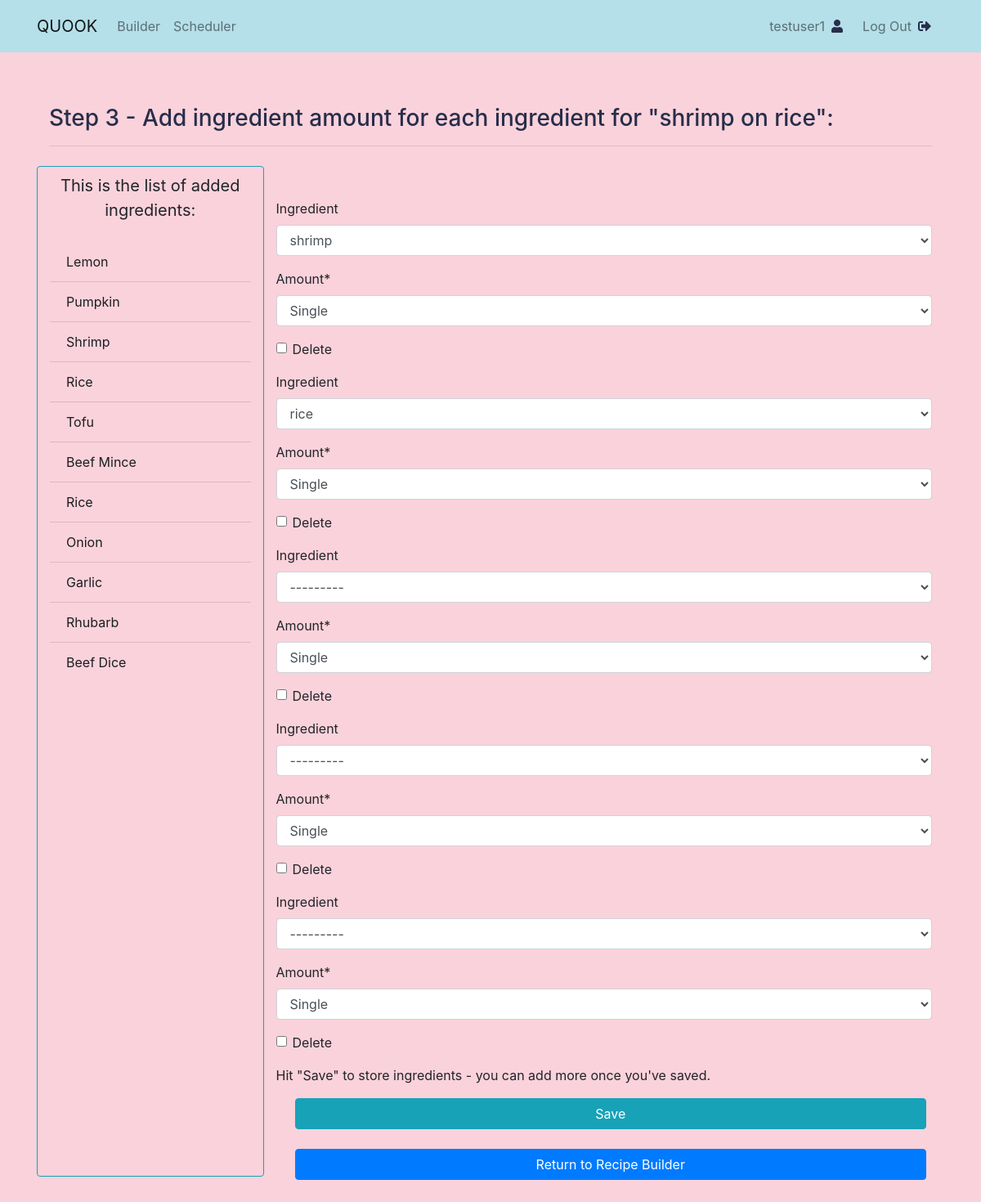
Page /add/ingredient_amount/1/ (signed in) on the earlier database version.
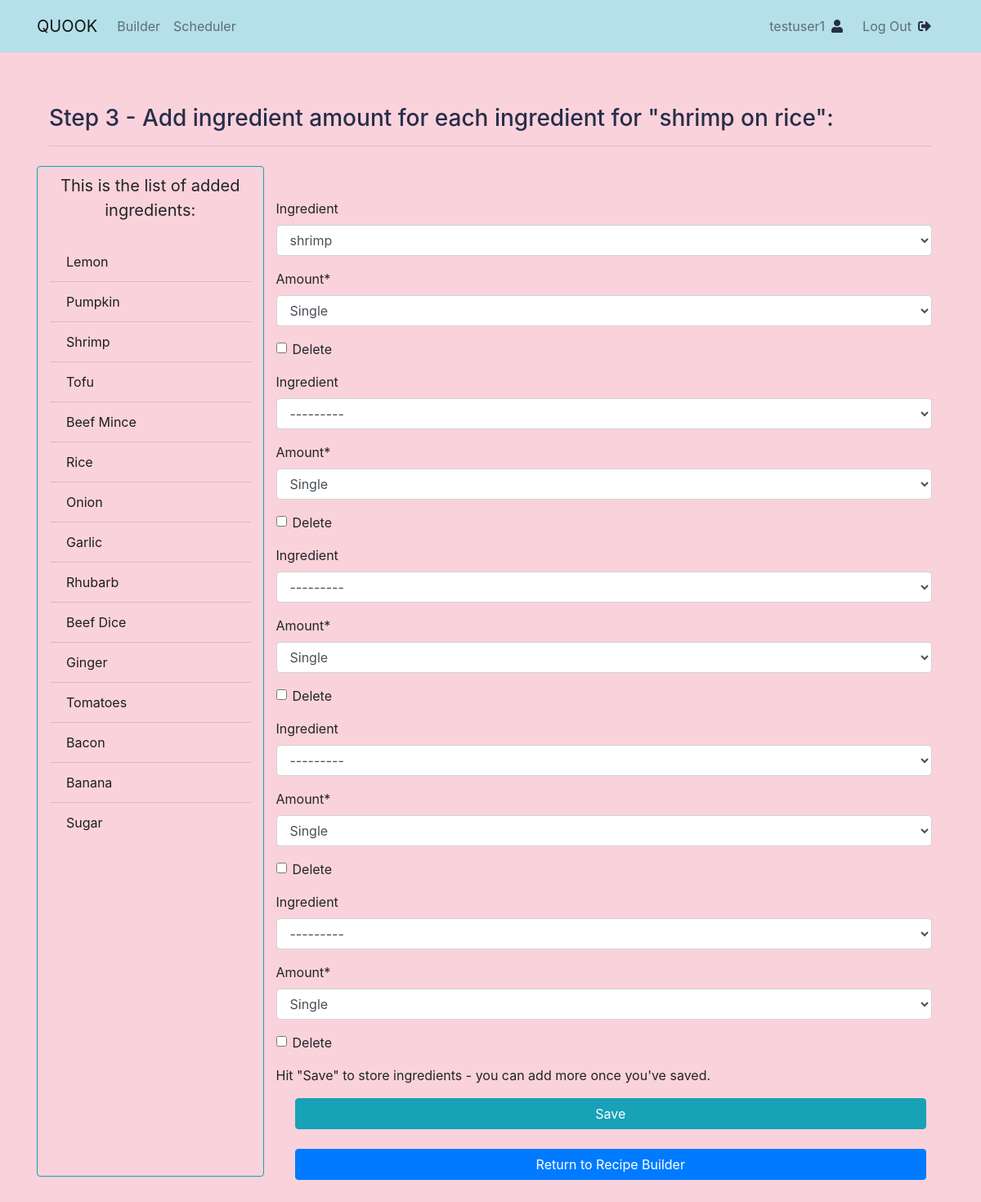
Same page on the later database version.
### recipe/models.py (models this page shows)
class Ingredient(models.Model):
    alphabet = RegexValidator(
        r'^[A-Za-z]+$', 'Only alphabet characters are allowed.')
    name = models.CharField(max_length=200, null=True,
                            unique=True, validators=[alphabet])
    def __str__(self):
        return self.name

### recipe/views.py (the view)
@ login_required
def addIngredientAmount(request, recipe_id):
    recipe = Recipe.objects.get(pk=recipe_id)
    ingredient_list = Ingredient.objects.all()
    IngredientAmountFormset = inlineformset_factory(
        Recipe, IngredientAmount, fields=('__all__'))
    if request.method == 'POST':
        formset = IngredientAmountFormset(request.POST, instance=recipe)
        if formset.is_valid():
            formset.save()
            return redirect('recipe:add_ingredient_amount', recipe_id=recipe.id)
    formset = IngredientAmountFormset(instance=recipe)
    return render(request, 'recipe/add_ingredient_amount.html', {'formset': formset, 'recipe': recipe, 'ingredient_list': ingredient_list})

### recipe/templates/recipe/add_ingredient_amount.html (shortened to what this page needs)
{% extends 'recipe/base.html' %}
{% load crispy_forms_tags %}
{% block content %}
<div class="container my-5">
    <h3>Step 3 - Add ingredient amount for each ingredient for "{{ recipe.title }}":</h3>
    <hr>
    <div class="row fill-50-viewport">
        <div class="col-3 border border-info rounded my-2">
            <p class="lead py-2 text-center"><strong>This is the list of added ingredients:</strong></p>
            <ul class="list-group  list-group-flush d-flex flex-column align-item-start">
                {% for ingredient in ingredient_list %}
                    <li class="list-group-item list-group-item-dark li-bg-colour">
                        {{ ingredient|title }}
                    </li>
                {% endfor %}
            </ul>
        </div>
        <div class="col-9 d-flex flex-column">
            <div class="d-flex flex-column">
                <form class="form-group mt-5" method="POST">
                    {{ formset|crispy }}
                    <p>Hit "Save" to store ingredients - you can add more once you've saved.</p>
                    <div class="col-12">
                        <button class="btn btn-info btn-block my-1 mx-2" type="submit">Save</button>
                    </div>
                </form>
                <div class="col-12">
                    <a class="btn btn-primary btn-block my-1 mx-2" href="{% url 'recipe:recipe_builder' %}">Return to Recipe Builder</a>
                </div>
            </div>
        </div>
    </div>
</div>
{% endblock %}

Differences in the rows shown:
removed Ingredient: name "Rice"
added Ingredient: name "Ginger"
added Ingredient: name "Tomatoes"
added Ingredient: name "Bacon"
added Ingredient: name "Banana"
added Ingredient: name "Sugar"
Other differences:
form field formset: "rice" → "---------"
